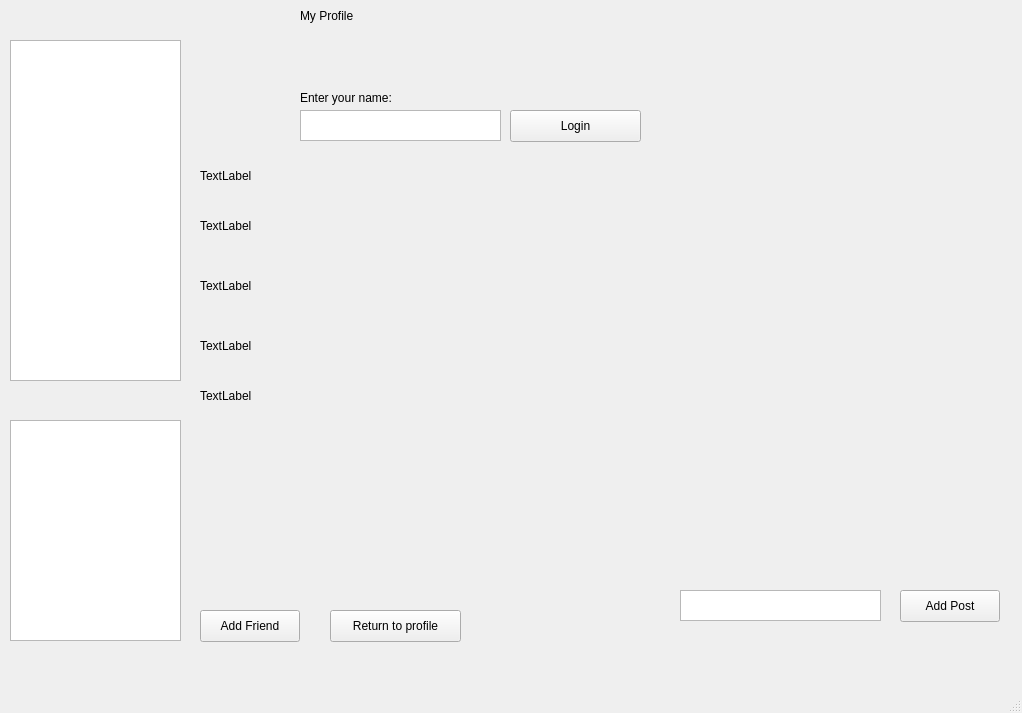
<?xml version="1.0" encoding="UTF-8"?>
<ui version="4.0">
 <class>MainWindow</class>
 <widget class="QMainWindow" name="MainWindow">
  <property name="geometry">
   <rect>
    <x>0</x>
    <y>0</y>
    <width>1022</width>
    <height>713</height>
   </rect>
  </property>
  <property name="windowTitle">
   <string>MainWindow</string>
  </property>
  <widget class="QWidget" name="centralwidget">
   <widget class="QTextEdit" name="loginInput">
    <property name="geometry">
     <rect>
      <x>300</x>
      <y>110</y>
      <width>201</width>
      <height>31</height>
     </rect>
    </property>
   </widget>
   <widget class="QLabel" name="loginPrompt">
    <property name="geometry">
     <rect>
      <x>300</x>
      <y>90</y>
      <width>201</width>
      <height>16</height>
     </rect>
    </property>
    <property name="text">
     <string>Enter your name: </string>
    </property>
   </widget>
   <widget class="QLabel" name="userLabel">
    <property name="geometry">
     <rect>
      <x>300</x>
      <y>0</y>
      <width>241</width>
      <height>31</height>
     </rect>
    </property>
    <property name="text">
     <string>My Profile</string>
    </property>
   </widget>
   <widget class="QTableWidget" name="friendList">
    <property name="geometry">
     <rect>
      <x>10</x>
      <y>40</y>
      <width>171</width>
      <height>341</height>
     </rect>
    </property>
   </widget>
   <widget class="QLabel" name="post1">
    <property name="geometry">
     <rect>
      <x>200</x>
      <y>160</y>
      <width>801</width>
      <height>31</height>
     </rect>
    </property>
    <property name="text">
     <string>TextLabel</string>
    </property>
   </widget>
   <widget class="QPushButton" name="returnButton">
    <property name="geometry">
     <rect>
      <x>330</x>
      <y>610</y>
      <width>131</width>
      <height>32</height>
     </rect>
    </property>
    <property name="text">
     <string>Return to profile</string>
    </property>
   </widget>
   <widget class="QPushButton" name="loginButton">
    <property name="geometry">
     <rect>
      <x>510</x>
      <y>110</y>
      <width>131</width>
      <height>32</height>
     </rect>
    </property>
    <property name="text">
     <string>Login</string>
    </property>
   </widget>
   <widget class="QTableWidget" name="recList">
    <property name="geometry">
     <rect>
      <x>10</x>
      <y>420</y>
      <width>171</width>
      <height>221</height>
     </rect>
    </property>
   </widget>
   <widget class="QPushButton" name="addButton">
    <property name="geometry">
     <rect>
      <x>200</x>
      <y>610</y>
      <width>100</width>
      <height>32</height>
     </rect>
    </property>
    <property name="text">
     <string>Add Friend</string>
    </property>
   </widget>
   <widget class="QPushButton" name="postButton">
    <property name="geometry">
     <rect>
      <x>900</x>
      <y>590</y>
      <width>100</width>
      <height>32</height>
     </rect>
    </property>
    <property name="text">
     <string>Add Post</string>
    </property>
   </widget>
   <widget class="QTextEdit" name="postInput">
    <property name="geometry">
     <rect>
      <x>680</x>
      <y>590</y>
      <width>201</width>
      <height>31</height>
     </rect>
    </property>
   </widget>
   <widget class="QLabel" name="post2">
    <property name="geometry">
     <rect>
      <x>200</x>
      <y>210</y>
      <width>791</width>
      <height>31</height>
     </rect>
    </property>
    <property name="text">
     <string>TextLabel</string>
    </property>
   </widget>
   <widget class="QLabel" name="post3">
    <property name="geometry">
     <rect>
      <x>200</x>
      <y>270</y>
      <width>601</width>
      <height>31</height>
     </rect>
    </property>
    <property name="text">
     <string>TextLabel</string>
    </property>
   </widget>
   <widget class="QLabel" name="post4">
    <property name="geometry">
     <rect>
      <x>200</x>
      <y>330</y>
      <width>811</width>
      <height>31</height>
     </rect>
    </property>
    <property name="text">
     <string>TextLabel</string>
    </property>
   </widget>
   <widget class="QLabel" name="post5">
    <property name="geometry">
     <rect>
      <x>200</x>
      <y>380</y>
      <width>811</width>
      <height>31</height>
     </rect>
    </property>
    <property name="text">
     <string>TextLabel</string>
    </property>
   </widget>
  </widget>
  <widget class="QMenuBar" name="menubar">
   <property name="geometry">
    <rect>
     <x>0</x>
     <y>0</y>
     <width>1022</width>
     <height>37</height>
    </rect>
   </property>
  </widget>
  <widget class="QStatusBar" name="statusbar"/>
 </widget>
 <resources/>
 <connections/>
</ui>
